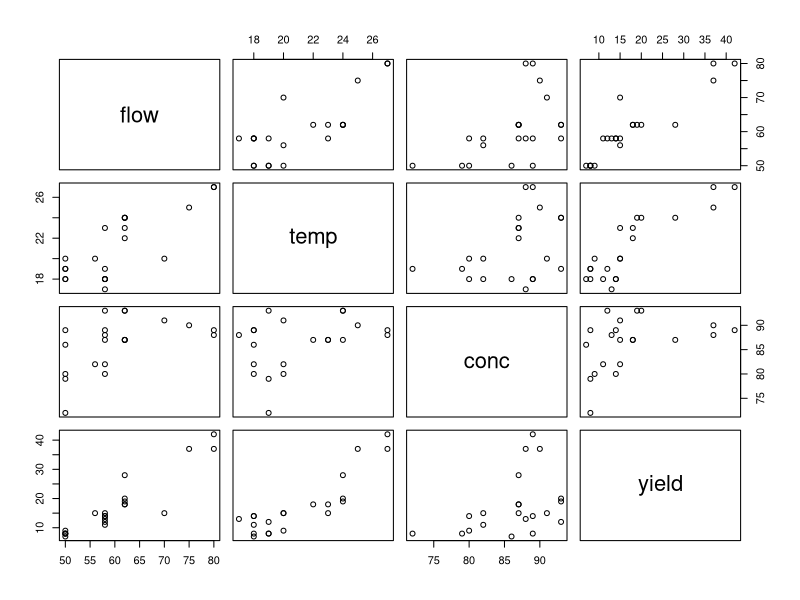
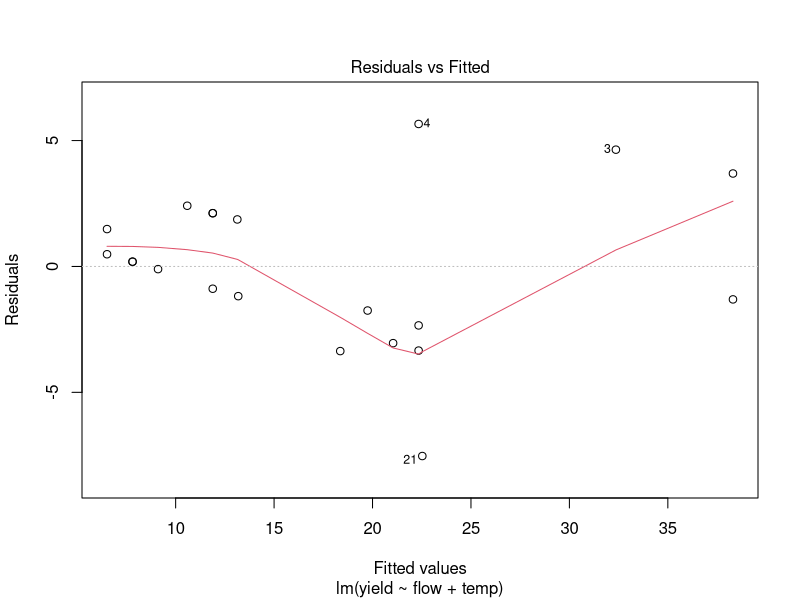
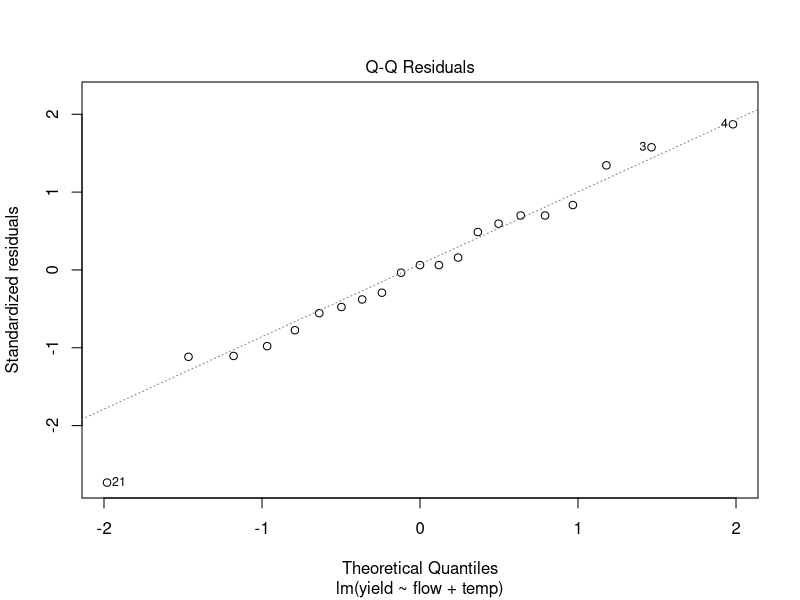
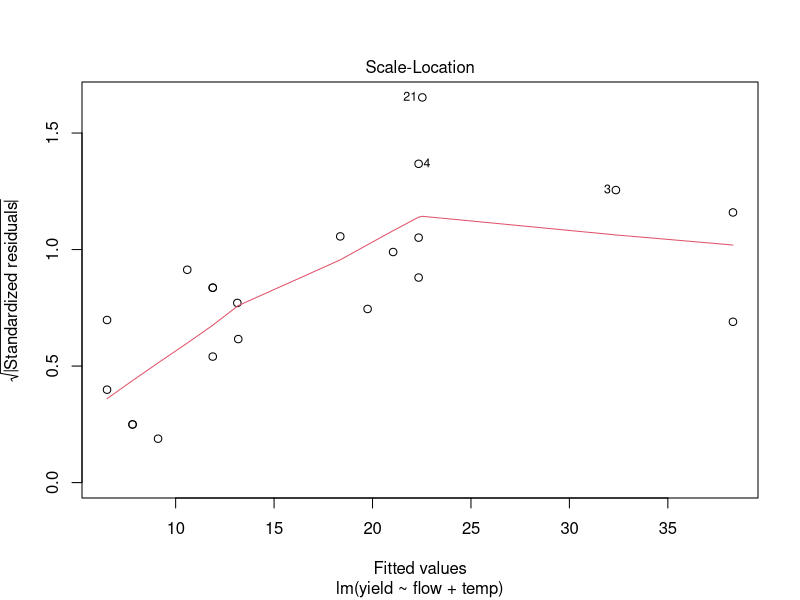
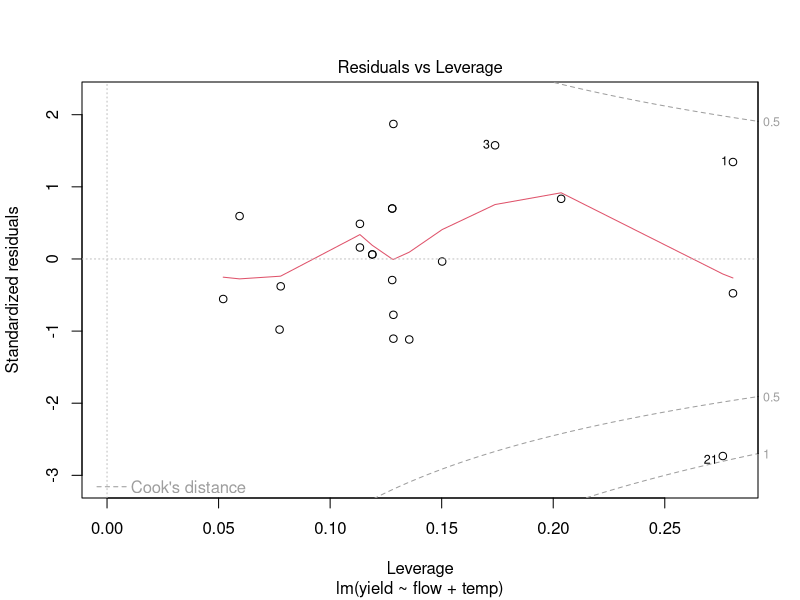

Here is the R script that generated these plots, in order:
## ---- chunk 1
knitr::opts_chunk$set(eval = FALSE)
knitr::opts_knit$set(root.dir = file.path('..', 'datasets'))
## ---- chunk 2
nitric <- read.csv("nitric.csv")
## ---- chunk 3
pairs(nitric)
## ---- chunk 4
nitric_lm1 <- lm(yield ~ flow + temp + conc, data = nitric)
summary(nitric_lm1)
## ---- chunk 5
nitric_lm2 <- lm(yield ~ flow + temp, data = nitric)
## ---- chunk 6
nitric_lm2_alt <- update(nitric_lm1, . ~ . - conc)
## ---- chunk 7
summary(nitric_lm2)
## ---- chunk 8
qt(0.975, 18)
## ---- chunk 9
?confint
## ---- chunk 10
confint(nitric_lm2)
## ---- chunk 11
plot(nitric_lm2)
## ---- chunk 12
?predict.lm
## ---- chunk 13
predict(nitric_lm2, se.fit = TRUE, interval = "confidence")
## ---- chunk 14
predict(nitric_lm2, interval = "prediction")
## ---- chunk 15
newdata <- data.frame(flow = 60, temp = 20)
## ---- chunk 16
predict(nitric_lm2, newdata = newdata, se.fit = TRUE, interval = "confidence")
## ---- chunk 17
predict(nitric_lm2,  newdata = newdata, se.fit = TRUE, interval= "prediction")
